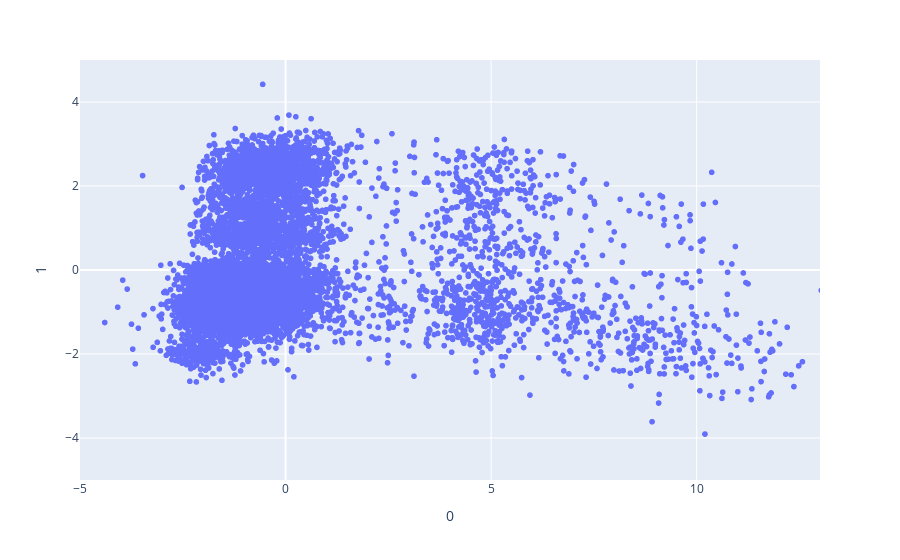

Notebook source saved alongside this figure:
### Code cell
import plotly.express as px
from sklearn.preprocessing import StandardScaler
scaler = StandardScaler()
OH = OneHotEncoder(handle_unknown='ignore')
# imputer = Imputer()


data2 = X_train2.copy()
num_data = data2[num_cols]
median = num_data.median()
cat_data = data2[cat_cols].astype(str)
num_data = num_data.fillna(median)
scaler.fit(num_data)
num_data = pd.DataFrame(scaler.transform(num_data))
OH.fit(cat_data.astype(str))
cat_data = pd.DataFrame(OH.transform(cat_data).toarray())
# num_data = pd.concat([num_data,cat_data],axis=1)

labels = y_train2.astype(str).values

pca = PCA(random_state=0)
num_data_pca = pd.DataFrame(pca.fit_transform(num_data))

fig = px.scatter(num_data_pca,x=0, y=1)


fig.update_traces(marker=dict(size=6,
                              ))

fig.update_layout(yaxis_range=[-5,5],xaxis_range=[-5,13])

fig.update_xaxes(nticks=8)
fig.update_yaxes(nticks=6)


fig.show()

# fig =px.scatter_3d(num_data_pca, x=0, y=1, z=2,
#               color=labels)
# fig.update_traces(marker=dict(size=5,
#                               line=dict(width=2,
#                                         color='DarkSlateGrey')),
#                   selector=dict(mode='markers'))
# fig.show()

### Figure 1 — Plotly figure (JSON) as saved in the notebook; plotly's stock layout.template omitted (floating-point values rounded to 4 significant figures; data arrays with more than 128 entries replaced by an {"elided": "..."} marker saying what was removed)
{"data": [{"hoverlabel": {"namelength": 0}, "hovertemplate": "0=%{x}<br>1=%{y}", "legendgroup": "", "marker": {"color": "#636efa", "size": 6, "symbol": "circle"}, "mode": "markers", "name": "", "showlegend": false, "type": "scattergl", "x": {"elided": "8922 float values"}, "xaxis": "x", "y": {"elided": "8922 float values"}, "yaxis": "y"}], "layout": {"legend": {"tracegroupgap": 0}, "margin": {"t": 60}, "xaxis": {"anchor": "y", "domain": [0, 1], "nticks": 8, "range": [-5, 13], "title": {"text": "0"}}, "yaxis": {"anchor": "x", "domain": [0, 1], "nticks": 6, "range": [-5, 5], "title": {"text": "1"}}}}
